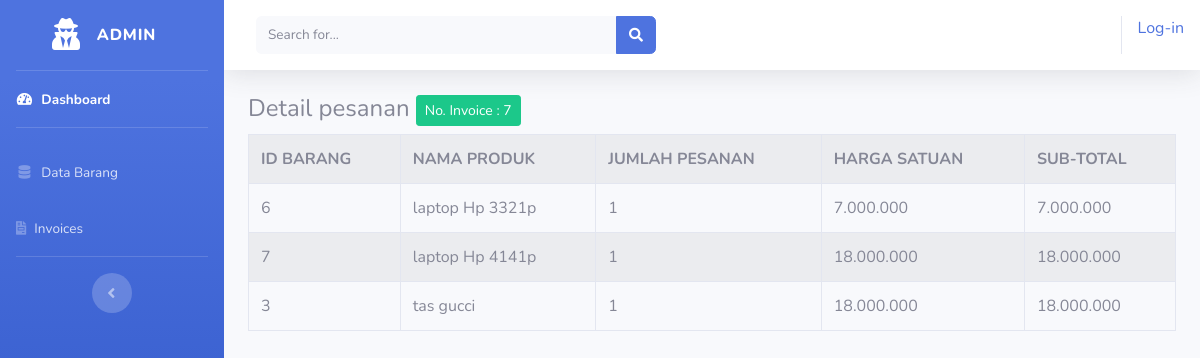
Screenshot of /index.php/admin/invoice/detail/7 with the database file from the repository.
### tables this page shows
CREATE TABLE `tb_invoice` (
  `id` int(11) NOT NULL,
  `nama_pemesan` varchar(50) NOT NULL,
  `alamat` varchar(100) NOT NULL,
  `tgl_pesan` datetime NOT NULL,
  `batas_bayar` datetime NOT NULL
);

CREATE TABLE `tb_pesanan` (
  `id` int(11) NOT NULL,
  `id_invoice` int(11) NOT NULL,
  `id_brg` int(11) NOT NULL,
  `nama_barang` varchar(50) NOT NULL,
  `jumlah` int(3) NOT NULL,
  `harga` int(10) NOT NULL,
  `pilihan` text NOT NULL
);

### application/controllers/admin/invoice.php (called while the page is built, shortened)
<?php
class Invoice extends CI_Controller {
    public function detail($id_invoice)
    {
        $data['invoice'] = $this->model_invoice->ambil_id_invoice ($id_invoice);
        $data['pesanan'] = $this->model_invoice->ambil_id_pesanan($id_invoice);
        $this->load->view('templates_admin/header');
        $this->load->view('templates_admin/sidebar');
        $this->load->view('admin/detail_invoice', $data);
        $this->load->view('templates_admin/footer');
    }
}

### index.php (called while the page is built, shortened)
<?php
require_once BASEPATH.'core/CodeIgniter.php';

### application/models/model_invoice.php (called while the page is built, shortened)
<?php
class Model_invoice extends CI_Model {
    public function ambil_id_invoice($id_invoice)
	{
		$result = $this->db->where('id', $id_invoice)
                      ->limit(1)
                      ->get('tb_invoice');
	    if($result->num_rows() > 0) {
	       return $result->row();
	    }
	      return false;
	}
	public function ambil_id_pesanan($id_invoice)
	{
		$result = $this->db->where('id_invoice', $id_invoice)
                      ->get('tb_pesanan');
	    if($result->num_rows() > 0) {
	        return $result->result();
	    }
	      return false;
	}
}

### application/views/admin/detail_invoice.php (the view, shortened to what this page needs)
<div class="container-fluid">
    <h4>Detail pesanan <div class="btn btn-sm btn-success">No. Invoice : <?php echo $invoice->id ?> </div></h4>
    <table class="table table-bordered table-hover table-striped">
        <tr>
            <th>ID BARANG</th>
            <th>NAMA PRODUK</th>
            <th>JUMLAH PESANAN</th>
            <th>HARGA SATUAN</th>
            <th>SUB-TOTAL</th>
        </tr>
        <?php
        foreach($pesanan as $ps) :
        $subtotal = $ps->jumlah * $ps->harga;
        ?>
        <tr>
            <td><?php echo $ps->id_brg ?> </td>
            <td><?php echo $ps->nama_barang ?> </td>
            <td><?php echo $ps->jumlah ?> </td>
            <td><?php echo number_format($ps->harga,0,',','.')  ?> </td>
            <td><?php echo number_format($subtotal,0,',','.') ?> </td>
        </tr>
        <?php endforeach; ?>
    </table>
</div>

### rows the page displays
tb_invoice: id "7"
tb_pesanan: id_brg "6", nama_barang "laptop Hp 3321p", jumlah "1", harga "7.000.000", subtotal "7.000.000"
tb_pesanan: id_brg "7", nama_barang "laptop Hp 4141p", jumlah "1", harga "18.000.000", subtotal "18.000.000"
tb_pesanan: id_brg "3", nama_barang "tas gucci", jumlah "1", harga "18.000.000", subtotal "18.000.000"

### other values shown
anchor('auth/login', 'Log-in') "Log-in"
